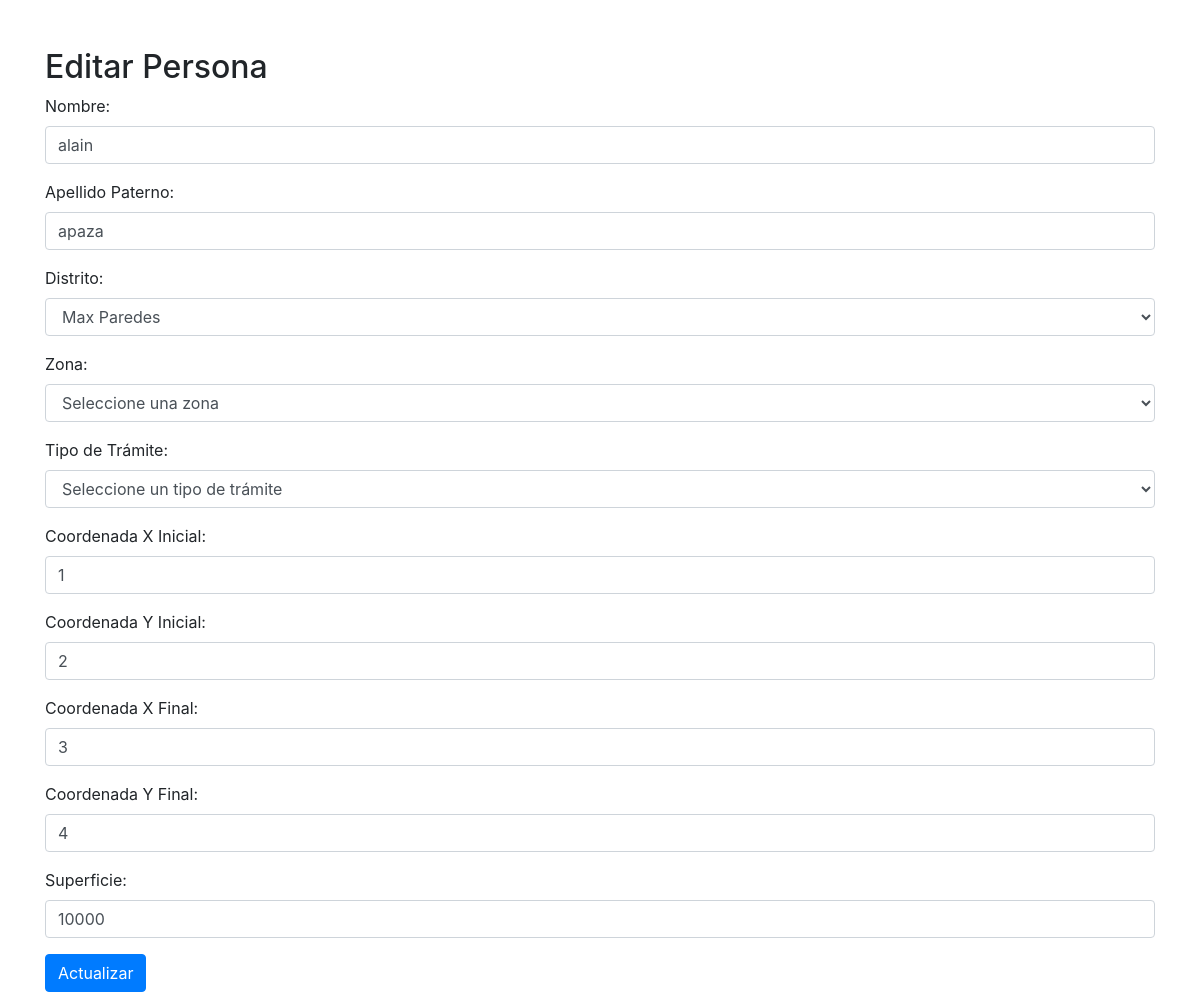
The app's page /editar_persona.php?ci=10000 with its own data.
### tables this page shows
CREATE TABLE `catastro` (
  `id` int(11) NOT NULL,
  `zona` varchar(100) DEFAULT NULL,
  `x_ini` float DEFAULT NULL,
  `y_ini` float DEFAULT NULL,
  `x_fin` float DEFAULT NULL,
  `y_fin` float DEFAULT NULL,
  `superficie` float DEFAULT NULL,
  `ci_persona` varchar(20) DEFAULT NULL,
  `distrito` varchar(50) DEFAULT NULL,
  `id_tramite` int(11) DEFAULT NULL,
  `id_zona` int(11) DEFAULT NULL
);

CREATE TABLE `persona` (
  `ci` varchar(20) NOT NULL,
  `nombre` varchar(100) DEFAULT NULL,
  `paterno` varchar(100) DEFAULT NULL
);

### editar_persona.php (the view, shortened to what this page needs)
<?php
include 'tramites.php';
if (isset($_GET['ci'])) {
    $ci = $_GET['ci'];
    $stmt = $pdo->prepare("SELECT * FROM Persona p INNER JOIN Catastro c ON p.ci = c.ci_persona WHERE p.ci = ?");
    $stmt->execute([$ci]);
    $persona = $stmt->fetch();
}
?>
<!DOCTYPE html>
<html lang="es">
<head>
    <link rel="stylesheet" href="https://stackpath.bootstrapcdn.com/bootstrap/4.5.2/css/bootstrap.min.css">
</head>
<body>
    <div class="container mt-5">
        <h2>Editar Persona</h2>
        <form action="actualizar_persona.php" method="post">
            <div class="form-group">
                <label for="nombre">Nombre:</label>
                <input type="text" name="nombre" class="form-control" value="<?= htmlspecialchars($persona['nombre']) ?>" required>
            </div>
            <div class="form-group">
                <label for="paterno">Apellido Paterno:</label>
                <input type="text" name="paterno" class="form-control" value="<?= htmlspecialchars($persona['paterno']) ?>" required>
            </div>
            <div class="form-group">
                <label for="distrito">Distrito:</label>
                <select name="distrito" id="distrito" class="form-control" required>
                    <?php
                    $stmt = $pdo->query("SELECT * FROM distritos");
                    while ($distrito = $stmt->fetch(PDO::FETCH_ASSOC)) {
                        $selected = ($distrito['id'] == $persona['distrito']) ? 'selected' : '';
                        echo "<option value='" . htmlspecialchars($distrito['id']) . "' $selected>" . htmlspecialchars($distrito['nombre']) . "</option>";
                    }
                    ?>
                </select>
            </div>
            <div class="form-group">
                <label for="zona">Zona:</label>
                <select name="zona" id="zona" class="form-control" required>
                    <option value="">Seleccione una zona</option>
                </select>
            </div>
            <div class="form-group">
                <label for="tipo_tramite">Tipo de Trámite:</label>
                <select name="tipo_tramite" id="tipo_tramite" class="form-control" required>
                    <option value="">Seleccione un tipo de trámite</option>
                </select>
            </div>
            <div class="form-group">
                <label for="x_ini">Coordenada X Inicial:</label>
                <input type="text" name="x_ini" class="form-control" value="<?= htmlspecialchars($persona['x_ini']) ?>" required>
            </div>
            <div class="form-group">
                <label for="y_ini">Coordenada Y Inicial:</label>
                <input type="text" name="y_ini" class="form-control" value="<?= htmlspecialchars($persona['y_ini']) ?>" required>
            </div>
            <div class="form-group">
                <label for="x_fin">Coordenada X Final:</label>
                <input type="text" name="x_fin" class="form-control" value="<?= htmlspecialchars($persona['x_fin']) ?>" required>
            </div>
            <div class="form-group">
                <label for="y_fin">Coordenada Y Final:</label>
                <input type="text" name="y_fin" class="form-control" value="<?= htmlspecialchars($persona['y_fin']) ?>" required>
            </div>
            <div class="form-group">
                <label for="superficie">Superficie:</label>
                <input type="text" name="superficie" class="form-control" value="<?= htmlspecialchars($persona['superficie']) ?>" required>
            </div>
            <input type="submit" class="btn btn-primary" value="Actualizar">
        </form>
    </div>
</body>
</html>

### records on screen
catastro: nombre "alain", paterno "apaza", x_ini "1", y_ini "2", x_fin "3", y_fin "4", superficie "10000"

### other values on screen
form field distrito "Max Paredes"
